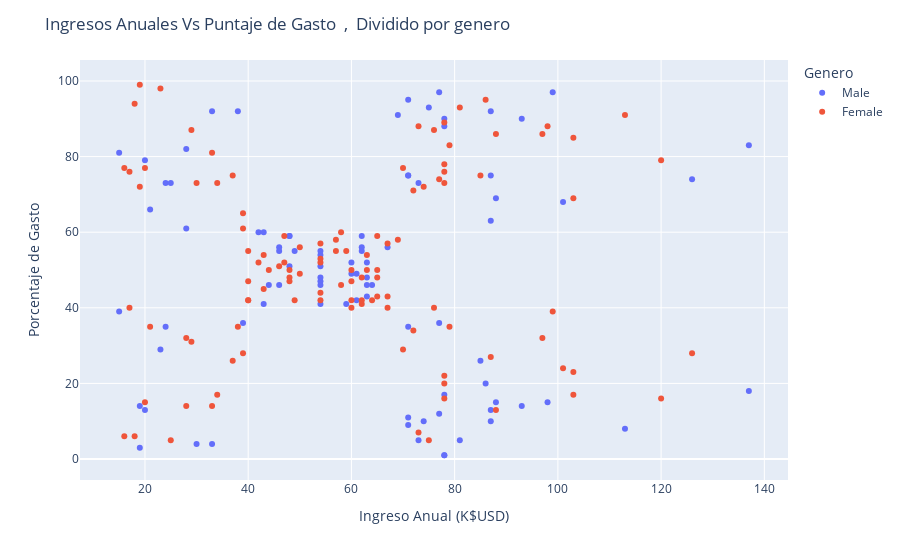

Source (notebook cell):
### Markdown cell above
*  _Vemos que la Mediana entre ambos generos es similar, pero , se evidencian puntajes de gastos mas altos para el genero femenino. No se evidencian Outliers por lo que afirmamos una buena distribucion de los datoss_
---

### Code cell
fig = px.scatter (data_frame=df , x = 'Annual Income (k$)',y = 'Spending Score (1-100)' ,
                  color='Gender')

fig.update_layout(
    title='Ingresos Anuales Vs Puntaje de Gasto  ,  Dividido por genero',
    xaxis_title='Ingreso Anual (K$USD)',
    yaxis_title='Porcentaje de Gasto',
    legend_title="Genero")

fig.show()

### Figure 1 — Plotly figure (JSON) as saved in the notebook; plotly's stock layout.template omitted (floating-point values rounded to 4 significant figures)
{"data": [{"hovertemplate": "Gender=Male<br>Annual Income (k$)=%{x}<br>Spending Score (1-100)=%{y}<extra></extra>", "legendgroup": "Male", "marker": {"color": "#636efa", "symbol": "circle"}, "mode": "markers", "name": "Male", "orientation": "v", "showlegend": true, "type": "scatter", "x": [15, 15, 19, 19, 20, 20, 21, 23, 24, 24, 25, 28, 28, 30, 33, 33, 38, 39, 42, 43, 43, 44, 46, 46, 46, 48, 48, 48, 49, 54, 54, 54, 54, 54, 54, 54, 59, 60, 60, 61, 61, 62, 62, 62, 63, 63, 63, 63, 64, 67, 69, 71, 71, 71, 71, 71, 71, 73, 73, 74, 75, 77, 77, 77, 78, 78, 78, 78, 78, 81, 85, 86, 87, 87, 87, 87, 87, 88, 88, 93, 93, 98, 99, 101, 113, 126, 137, 137], "xaxis": "x", "y": [39, 81, 3, 14, 13, 79, 66, 29, 35, 73, 73, 82, 61, 4, 4, 92, 92, 36, 60, 60, 41, 46, 46, 56, 55, 51, 59, 59, 55, 47, 54, 48, 51, 55, 41, 46, 41, 49, 52, 42, 49, 59, 55, 56, 46, 43, 48, 52, 46, 56, 91, 35, 95, 11, 75, 9, 75, 5, 73, 10, 93, 12, 97, 36, 90, 17, 88, 1, 1, 5, 26, 20, 63, 13, 75, 10, 92, 15, 69, 14, 90, 15, 97, 68, 8, 74, 18, 83], "yaxis": "y"}, {"hovertemplate": "Gender=Female<br>Annual Income (k$)=%{x}<br>Spending Score (1-100)=%{y}<extra></extra>", "legendgroup": "Female", "marker": {"color": "#EF553B", "symbol": "circle"}, "mode": "markers", "name": "Female", "orientation": "v", "showlegend": true, "type": "scatter", "x": [16, 16, 17, 17, 18, 18, 19, 19, 20, 20, 21, 23, 25, 28, 28, 29, 29, 30, 33, 33, 34, 34, 37, 37, 38, 39, 39, 39, 40, 40, 40, 40, 42, 43, 43, 44, 46, 47, 47, 48, 48, 48, 49, 50, 50, 54, 54, 54, 54, 54, 57, 57, 58, 58, 59, 60, 60, 60, 60, 62, 62, 62, 63, 63, 64, 65, 65, 65, 65, 67, 67, 67, 69, 70, 70, 72, 72, 73, 73, 74, 75, 76, 76, 77, 78, 78, 78, 78, 78, 78, 78, 79, 79, 81, 85, 86, 87, 88, 88, 97, 97, 98, 99, 101, 103, 103, 103, 103, 113, 120, 120, 126], "xaxis": "x", "y": [6, 77, 40, 76, 6, 94, 72, 99, 15, 77, 35, 98, 5, 14, 32, 31, 87, 73, 14, 81, 17, 73, 26, 75, 35, 61, 28, 65, 55, 47, 42, 42, 52, 54, 45, 50, 51, 52, 59, 50, 48, 47, 42, 49, 56, 53, 52, 42, 44, 57, 58, 55, 60, 46, 55, 40, 42, 47, 50, 41, 48, 42, 50, 54, 42, 48, 50, 43, 59, 43, 57, 40, 58, 29, 77, 34, 71, 88, 7, 72, 5, 40, 87, 74, 22, 20, 76, 16, 89, 78, 73, 35, 83, 93, 75, 95, 27, 13, 86, 32, 86, 88, 39, 24, 17, 85, 23, 69, 91, 16, 79, 28], "yaxis": "y"}], "layout": {"autosize": true, "legend": {"title": {"text": "Genero"}, "tracegroupgap": 0}, "margin": {"t": 60}, "title": {"text": "Ingresos Anuales Vs Puntaje de Gasto  ,  Dividido por genero"}, "xaxis": {"anchor": "y", "autorange": true, "domain": [0, 1], "range": [7.431, 144.6], "title": {"text": "Ingreso Anual (K$USD)"}, "type": "linear"}, "yaxis": {"anchor": "x", "autorange": true, "domain": [0, 1], "range": [-5.948, 105.9], "title": {"text": "Porcentaje de Gasto"}, "type": "linear"}}}
